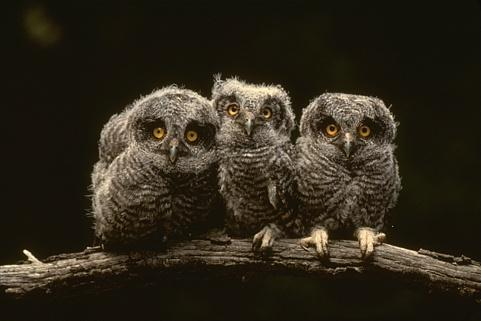
#> input picture images/owls.jpg, 481 x 321 px
$ python sandbox.py   (older library calls are emulated)
#> lines starting #> are read from the running program, lines starting #| are printed output that depends on the picture
### utils.py
import numpy as np

def normalize_to_01(input_image):
    color_channel_max = np.max(input_image, axis=(0,1))
#> color_channel_max = [255, 255, 229]
    zero_one_range = np.divide(input_image, color_channel_max)
#> input_image is the input picture: shape (321, 481, 3); mean R, G, B 47.3, 40.6, 27.5
    return zero_one_range

# [15 lines left out: functions normalize_imagenet_method, calculate_psnr, not called in this run]

### sandbox.py
import utils, plotting_utils, corruption_models, bilateral_filtering, wavelet_denoising
import imageio, os
import numpy as np
from skimage.restoration import denoise_bilateral


def main():
    cwd = os.getcwd()
    image_folder = cwd + "/images/"

    test_image_path = image_folder + "owls.jpg"
    test_image = utils.normalize_to_01(imageio.imread(test_image_path))
    test_image = test_image[20:276,0:371, :]
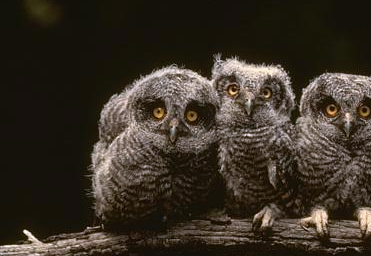
#> test_image: shape (256, 371, 3) float64; mean R, G, B 0.227, 0.194, 0.154

    print(np.shape(test_image))
#| (256, 371, 3)
    return
    corrupted_image = corruption_models.add_gaussian_noise(test_image, sigma=0.1)
    corrupted_image_copy = np.copy(corrupted_image)
    # print(np.max(corrupted_image[:]))
    # denoised_image = bm3d.bm3d_denoise(corrupted_image, sigma=0.05)
    # denoised_image = bilateral_filtering.bilateral_filter(corrupted_image, sigma_r=0.5, sigma_d=3, filter_width=5)
    denoised_image = wavelet_denoising.waveletDenoiseColor(corrupted_image, 0.1)

    # skimage_denoised = denoise_bilateral(corrupted_image, win_size=5, sigma_color=0.5, sigma_spatial=3, multichannel=True, mode='edge')
    # plotting_utils.singleimage_color_plot(corrupted_image)
    # plotting_utils.before_after_plot(corrupted_image=corrupted_image, restored_image=test_image)
    plotting_utils.before_corrupted_after_plot(true_image=test_image,
                                               corrupted_image=corrupted_image_copy,
                                               restored_image=denoised_image)
    # plotting_utils.singleimage_color_plot(denoised_image)


if __name__=="__main__":
    main()
